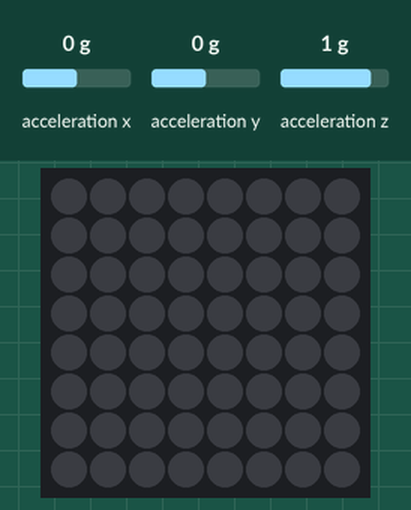
Simulated run of this program. Board: Raspberry Pi (BCM pin numbers) with a Sense HAT. Shown: the Sense HAT's 8×8 RGB LED matrix. Inputs (shaded band) come from the test bench; at power-on: acceleration x 0 g, acceleration y 0 g, acceleration z 1 g.

Above: at 1.2 s.
1.3 s: acceleration x set to -1.4 g
At 1.7 s:
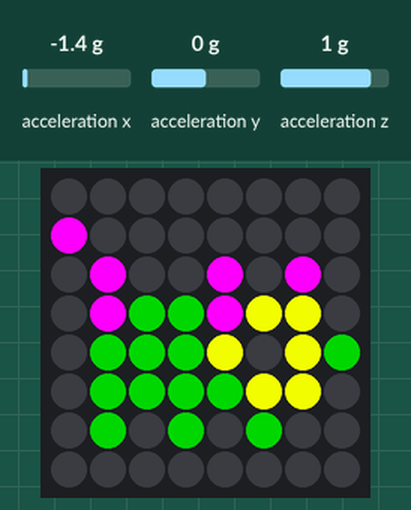
At 2.2 s:
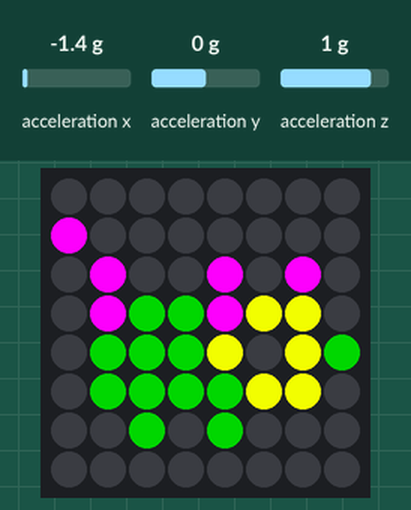
Timing chart, 0 to 4.3 s (numbered marks = the images above; inputs shaded):
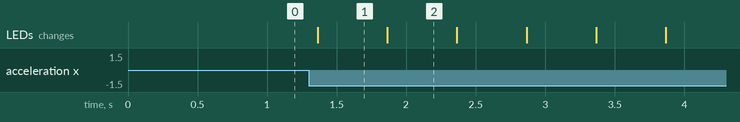

The program:

walking_pet.py
```python
from sense_hat import SenseHat
from time import sleep
import math
sense = SenseHat()
threshold = 1.5
BLACK = (0, 0, 0)
GREEN = (8, 138, 15)
PURPLE = (248, 3, 252)
YELLOW = (244, 252, 3)
cat_pattern1 = [
    [0, 0, 0, 0, 0, 0, 0, 0],
    [2, 0, 0, 0, 0, 0, 0, 0],
    [0, 2, 0, 0, 2, 0, 2, 0],
    [0, 2, 1, 1, 2, 3, 3, 0],
    [0, 1, 1, 1, 3, 0, 3, 1],
    [0, 1, 1, 1, 1, 3, 3, 0],
    [0, 1, 0, 1, 0, 1, 0, 0],
    [0, 0, 0, 0, 0, 0, 0, 0]
]

cat_pattern2 = [
    [0, 0, 0, 0, 0, 0, 0, 0],
    [2, 0, 0, 0, 0, 0, 0, 0],
    [0, 2, 0, 0, 2, 0, 2, 0],
    [0, 2, 1, 1, 2, 3, 3, 0],
    [0, 1, 1, 1, 3, 0, 3, 1],
    [0, 1, 1, 1, 1, 3, 3, 0],
    [0, 0, 1, 0, 1, 0, 0, 0],
    [0, 0, 0, 0, 0, 0, 0, 0]
]
def convert_pattern_to_pixels(pattern):
    pixels = []
    for row in pattern:
        for pixel in row:
            if pixel == 0:
                pixels.append(BLACK)
            elif pixel == 1:
                pixels.append(GREEN)
            elif pixel == 2:
                pixels.append(PURPLE)
            elif pixel == 3:
                pixels.append(YELLOW)
    return pixels
def animate_walking_cat():
    for _ in range(5):
        sense.set_pixels(convert_pattern_to_pixels(cat_pattern1))
        sleep(0.5)
        sense.set_pixels(convert_pattern_to_pixels(cat_pattern2))
        sleep(0.5)
    sense.clear()
def calculate_force(acceleration):
    x = acceleration['x']
    y = acceleration['y']
    z = acceleration['z']
    force = math.sqrt(x**2 + y**2 + z**2)
    return force
while True:
    acceleration = sense.get_accelerometer_raw()
    force = calculate_force(acceleration)
    if force > threshold:
        animate_walking_cat()
    sleep(0.1)
```

Measured:
- after the input at 1.3 s, the LEDs: change after 0.06 s (image 1)
- what the display in image 1 shows lasts 0.5 s, from 1.4 s to 1.9 s
